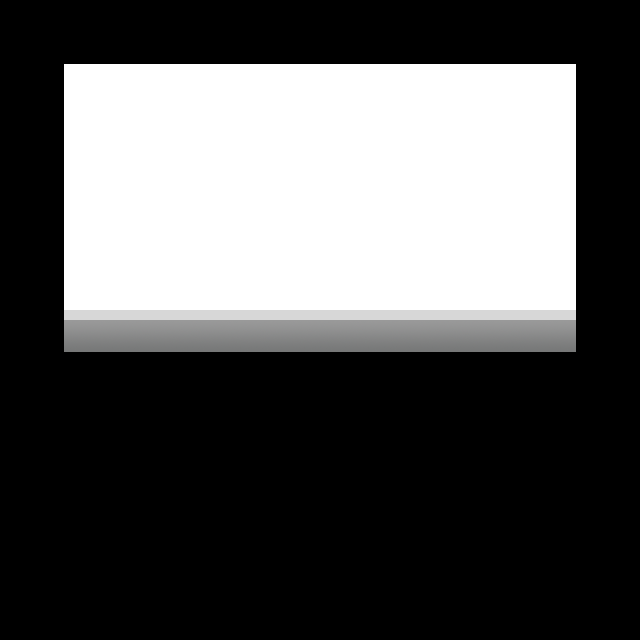

The image is a tile-based game level rendered from a .tmx file. Its description and source (layers, tilesets, objects; grid data summarised) follow:
An orthogonal 10x10 tile map with 64x64 px tiles, 2 tile layers (Background, Ground), 2 tilesets and 6 objects (2x Pushable, Goal, StartPosition, Hole, ToggleBlock).

<map version="1.0" orientation="orthogonal" width="10" height="10" tilewidth="64" tileheight="64">
 <tileset firstgid="1" name="tileset" tilewidth="64" tileheight="64">
  <image source="images/tileset.png" width="256" height="128" />
 </tileset>
 <tileset firstgid="9" name="props" tilewidth="64" tileheight="64">
  <image source="images/tileset2.png" width="320" height="128" />
 </tileset>
 <layer name="Background" width="10" height="10">
  <data>[100 cells, 8 non-empty, 1 distinct tile ids]</data>
 </layer>
 <layer name="Ground" width="10" height="10">
  <data>[100 cells, 32 non-empty, 2 distinct tile ids]</data>
 </layer>
 <objectgroup name="Objects" width="10" height="10">
  <object name="Goal" x="512" y="160" width="64" height="64" />
  <object name="StartPosition" x="64" y="160" width="64" height="64" />
  <object name="Block1" type="Pushable" gid="18" x="192" y="256" />
  <object type="Hole" gid="16" x="384" y="224" />
  <object name="Block1" type="Pushable" gid="18" x="192" y="192" />
  <object type="ToggleBlock" gid="10" x="256" y="256" width="64" height="64" />
 </objectgroup>
</map>
